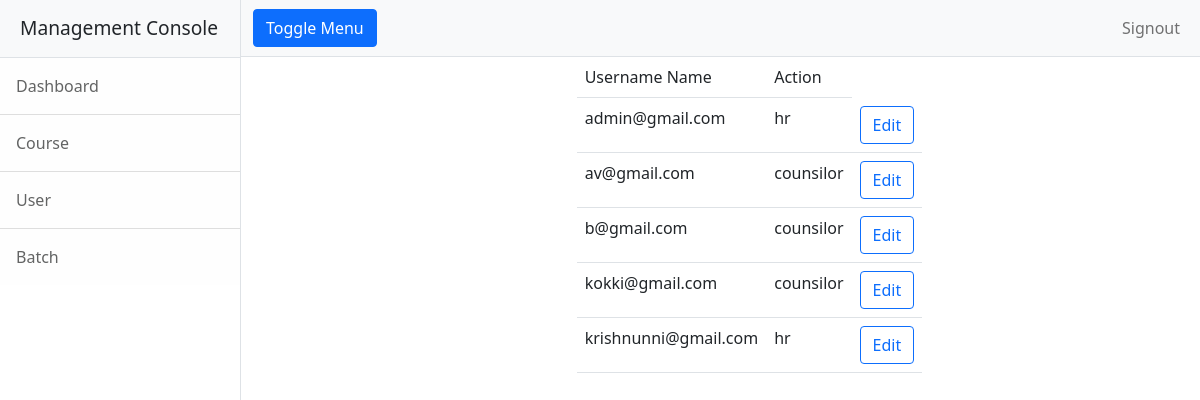
The app's page /centerhead/userlist, older data.
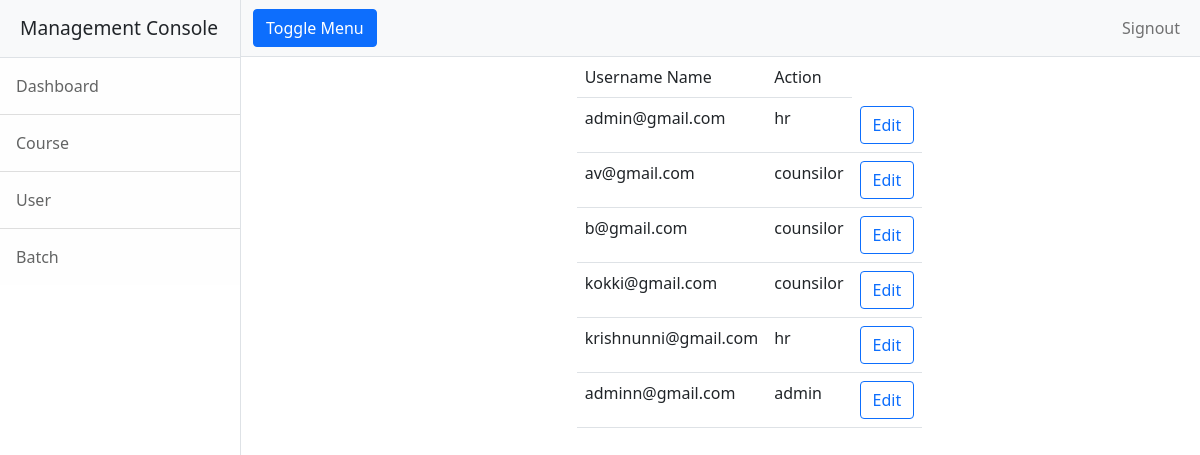
The same page, newer data.
### reporting/models.py (models this page shows, shortened)
class MyUser(AbstractBaseUser):
    email = models.EmailField(
        verbose_name='email address',
        max_length=255,
        unique=True,
    )
    options=(("faculty","faculty"),
             ("counsilor","counsilor"),
             ("hr","hr"),
             ("admin","admin"))
    role = models.CharField(max_length=100,choices=options,default="faculty")
    is_active = models.BooleanField(default=True)
    is_admin = models.BooleanField(default=False)
    objects = MyUserManager()
    USERNAME_FIELD = 'email'
    REQUIRED_FIELDS = ['role','password']

### reporting/views.py (the view)
# urls.py: path("userlist",views.Userlist.as_view(),name="userlist"),
class Userlist(ListView):
    model = MyUser
    template_name = "reporting/user_list.html"
    context_object_name = "users"

### reporting/templates/reporting/user_list.html
<!DOCTYPE html>
{%extends 'reporting/base.html' %}
{%block body_block%}
<div class="container">
    <div class="row">
        <div class="col-4"></div>
        <div class="col-4">
           <table class="table">
               <tr>
                   <td>Username Name</td>
                    <td>Action</td>
               </tr>
               {%for userss in users%}
               <tr>
                   <td>{{userss.email}}</td>
                 <td>{{userss.role}}</td>
                   <td><a href="{%url 'userchange' userss.id %}" class="btn btn-outline-primary">Edit</a></td>
               </tr>
               {%endfor%}
           </table>
        </div>
        <div class="col-4"></div>
    </div>
</div>
{%endblock%}

Row changes from the older to the newer data that the page shows:
added MyUser: email "adminn@gmail.com", role "admin"
